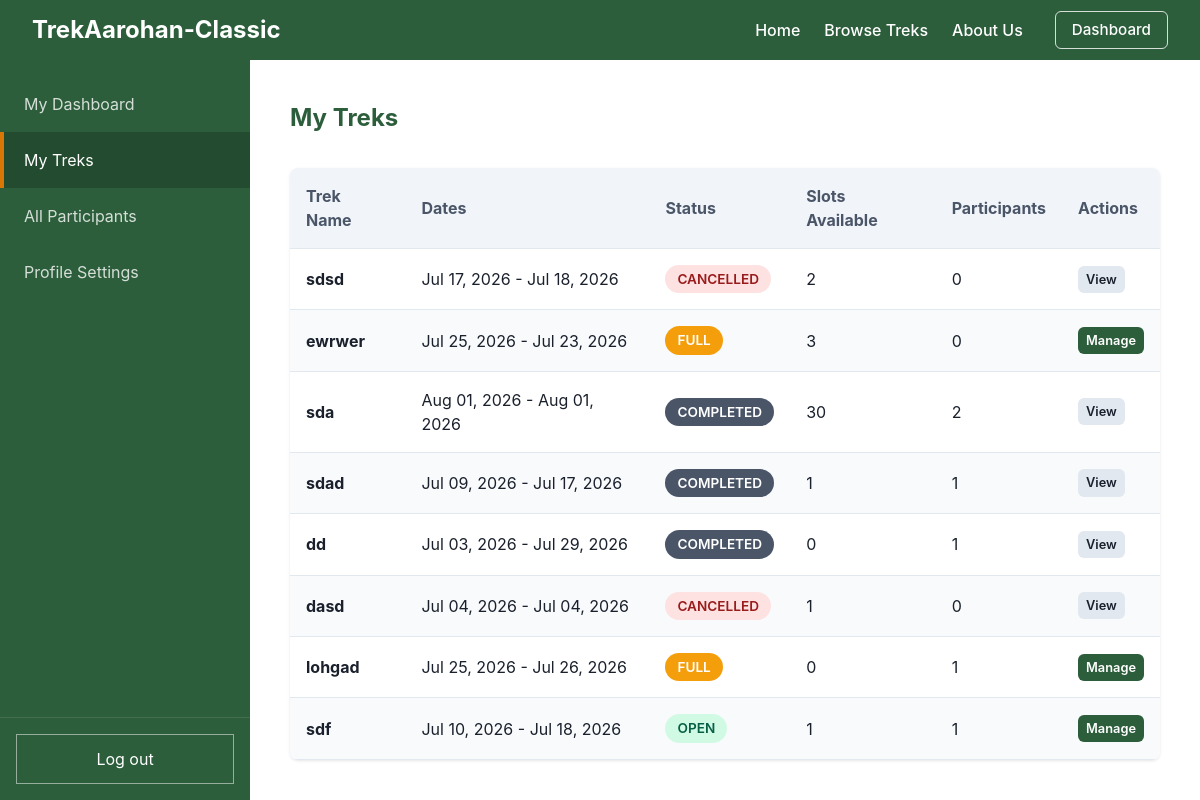
Before: /staff/treks (signed in) with the older database file.
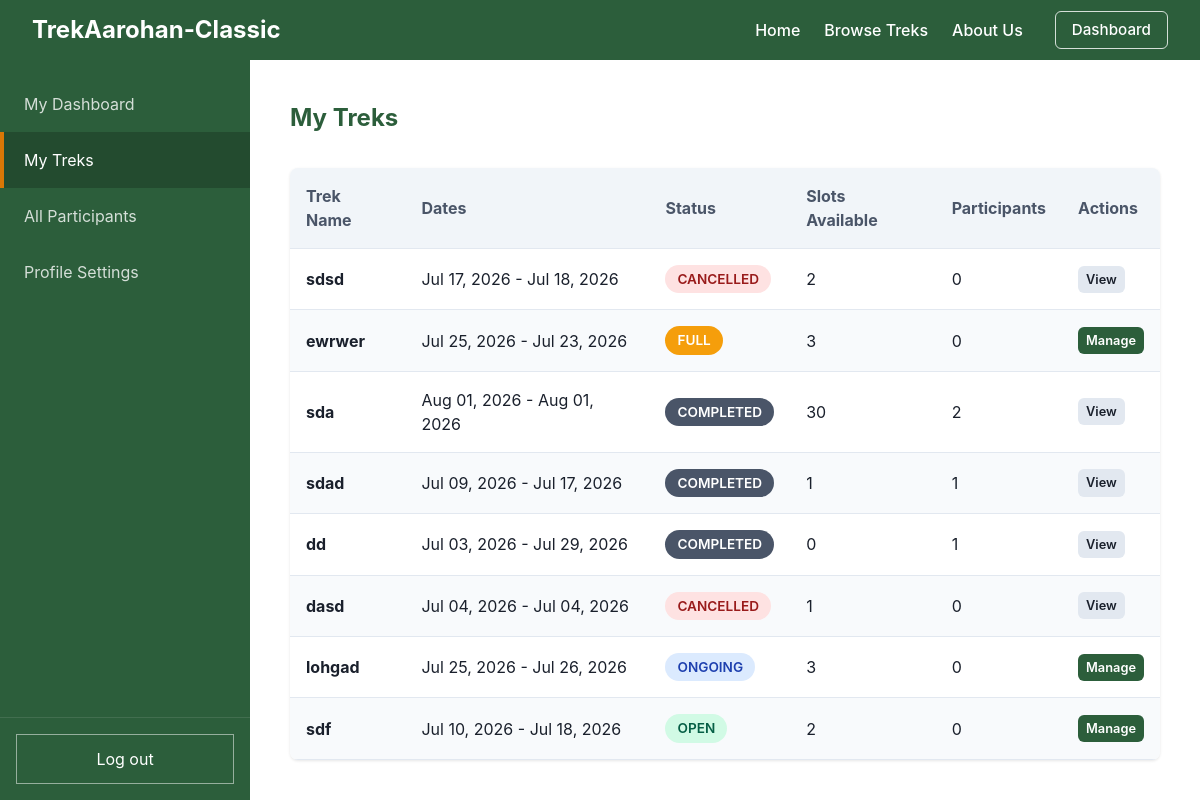
After: the same page with the newer database file.
### models.py (models this page shows)
class Trek(db.Model):
    __tablename__ = "trek"
    id = db.Column(db.Integer, primary_key=True, autoincrement=True)
    name = db.Column(db.String(100), nullable=False)
    description = db.Column(db.Text, nullable=True)
    difficulty = db.Column(db.String(20), nullable=False)  # "easy", "medium", "hard"
    location = db.Column(db.String(100), nullable=False)
    slots_available = db.Column(db.Integer, nullable=False)
    start_date = db.Column(db.Date, nullable=False)
    end_date = db.Column(db.Date, nullable=False)
    status = db.Column(db.String(20), default="open", nullable=False)  # "open", "full", "ongoing", "completed", "cancelled"
    assigned_staff_id = db.Column(db.Integer, db.ForeignKey("user.id"), nullable=False)
    cover_image = db.Column(db.String(255), nullable=True)
    price = db.Column(db.Float, default=0.0, nullable=False)
    bookings = db.relationship("Booking", backref="trek", lazy=True)

### app.py (the view)
    @app.route("/staff/treks")
    @login_required
    def staff_treks():
        if current_user.role != 1 or not current_user.is_approved:
            return redirect(url_for("home"))
        treks = Trek.query.filter_by(assigned_staff_id=current_user.id).all()
        return render_template("staff_treks.html", treks=treks)

### templates/staff_treks.html
{% extends "staff_base.html" %}
{% set active_page = "treks" %}
{% block dashboard_content %}
    <div style="display: flex; justify-content: space-between; align-items: center; margin-bottom: 2rem;">
        <h2 style="margin: 0; color: var(--primary-color);">My Treks</h2>
    </div>
    <div class="data-table-wrapper">
        <table class="data-table">
            <thead>
                <tr>
                    <th>Trek Name</th>
                    <th>Dates</th>
                    <th>Status</th>
                    <th>Slots Available</th>
                    <th>Participants</th>
                    <th>Actions</th>
                </tr>
            </thead>
            <tbody>
                {% for trek in treks %}
                <tr>
                    <td><strong>{{ trek.name }}</strong></td>
                    <td>{{ trek.start_date.strftime("%b %d, %Y") }} - {{ trek.end_date.strftime("%b %d, %Y") }}</td>
                    <td><span class="badge badge-{{ trek.status }}">{{ trek.status|capitalize }}</span></td>
                    <td>{{ trek.slots_available }}</td>
                    <td>{{ trek.bookings | selectattr("status", "in", ["booked", "completed"]) | list | length }}</td>
                    <td>
                        {% if trek.status in ["completed", "cancelled"] %}
                        <a href="{{ url_for('staff_trek_manage', trek_id=trek.id) }}" class="btn btn-secondary" style="padding: 0.25rem 0.5rem; font-size: 0.8rem;">View</a>
                        {% else %}
                        <a href="{{ url_for('staff_trek_manage', trek_id=trek.id) }}" class="btn btn-primary" style="padding: 0.25rem 0.5rem; font-size: 0.8rem;">Manage</a>
                        {% endif %}
                    </td>
                </tr>
                {% else %}
                <tr>
                    <td colspan="5" style="text-align: center; color: var(--secondary-color);">You have no assigned treks.</td>
                </tr>
                {% endfor %}
            </tbody>
        </table>
    </div>
{% endblock %}

### templates/staff_base.html
{% extends "base_dashboard.html" %}
{% block sidebar_top %}
    <a href="{{ url_for('staff_dashboard') }}" class="{% if active_page == 'dashboard' %}active{% endif %}">My Dashboard</a>
    <a href="{{ url_for('staff_treks') }}" class="{% if active_page == 'treks' %}active{% endif %}">My Treks</a>
    <a href="{{ url_for('staff_participants') }}" class="{% if active_page == 'participants' %}active{% endif %}">All Participants</a>
    <a href="{{ url_for('staff_profile') }}" class="{% if active_page == 'profile' %}active{% endif %}">Profile Settings</a>
{% endblock %}

### templates/base_dashboard.html (shortened to what this page needs)
{% extends "base.html" %}
{% block main_container %}
<div style="display: flex; height: calc(100vh - 60px); flex-grow: 1;">
    <div class="sidebar">
        <div class="sidebar-links">
            {% block sidebar_top %}
            {% endblock %}
        </div>
        <div class="sidebar-bottom">
            <a href="{{ url_for('logout') }}">Log out</a>
        </div>
    </div>
    <div style="flex-grow: 1; background: white; padding: 2.5rem; overflow-y: auto;">
        {% block dashboard_content %}
        {% endblock %}
    </div>
</div>
{% endblock %}

### templates/base.html (shortened to what this page needs)
<!DOCTYPE html>
<html lang="en">
<head>
    <link rel="stylesheet" href="{{ url_for('static', filename='css/style.css') }}">
</head>
<body style="display: flex; flex-direction: column; min-height: 100vh;">
    <div class="top-navbar">
        <a href="/" style="text-decoration: none;">
            <h2 style="margin:0; color: white;">TrekAarohan-Classic</h2>
        </a>
        <div class="nav-links" style="display: flex; align-items: center;">
            <a href="/">Home</a>
            <a href="{{ url_for('public_treks') }}">Browse Treks</a>
            <a href="{{ url_for('public_about') }}">About Us</a>
            {% if current_user.is_authenticated %}
                {% if current_user.role == 2 %}
                    <a href="{{ url_for('admin_dashboard') }}" class="btn btn-outline" style="margin-left: 2rem; padding: 0.4rem 1rem;">Dashboard</a>
                {% elif current_user.role == 1 %}
                    <a href="{{ url_for('staff_dashboard') }}" class="btn btn-outline" style="margin-left: 2rem; padding: 0.4rem 1rem;">Dashboard</a>
                {% else %}
                    <a href="{{ url_for('trekker_dashboard') }}" class="btn btn-outline" style="margin-left: 2rem; padding: 0.4rem 1rem;">Dashboard</a>
                {% endif %}
            {% else %}
                <a href="{{ url_for('login') }}" class="btn btn-outline" style="margin-left: 2rem; padding: 0.4rem 1rem;">Login</a>
                <a href="{{ url_for('register') }}" class="btn btn-accent" style="margin-left: 1rem; padding: 0.5rem 1rem;">Register</a>
            {% endif %}
        </div>
    </div>
    {% block main_container %}{% endblock %}
</body>
</html>

### static/css/style.css (style rules this page uses)
:root { --primary-color: #2C5E3B; --secondary-color: #4A5568; --accent-color: #D97706; --accent-dark: #B45309; --bg-color: #F9FAFB; --text-color: #1A202C; --border-color: #E2E8F0; --danger-color: #DC2626; }
body { margin: 0; font-family: -apple-system, BlinkMacSystemFont, "Segoe UI", Roboto, Helvetica, Arial, sans-serif; background-color: var(--bg-color); color: var(--text-color); line-height: 1.5; }
h1, h2 { margin-top: 0; color: var(--primary-color); }
.btn { display: inline-block; padding: 0.75rem 1.5rem; border-radius: 6px; font-weight: 600; text-align: center; cursor: pointer; border: none; transition: transform 0.15s ease, box-shadow 0.15s ease; text-decoration: none; font-size: 0.95rem; }
.btn-outline { background-color: transparent; color: white; border: 1px solid rgba(255,255,255,0.8); }
.btn-primary { background-color: var(--primary-color); color: white; }
.btn-secondary { background-color: #E2E8F0; color: var(--text-color); }
.badge { padding: 0.25rem 0.75rem; border-radius: 9999px; font-size: 0.85rem; font-weight: 600; text-transform: uppercase; display: inline-block; }
.badge-open, .badge-active, .badge-approved { background-color: #D1FAE5; color: #065F46; }
.badge-closed, .badge-cancelled, .badge-blacklisted { background-color: #FEE2E2; color: #991B1B; }
.badge-full { background-color: #F59E0B; color: white; }
.badge-completed { background-color: var(--secondary-color); color: white; }
.badge-ongoing { background-color: #DBEAFE; color: #1E40AF; }
.data-table-wrapper { overflow-x: auto; background: white; border-radius: 8px; box-shadow: 0 1px 3px rgba(0,0,0,0.1); }
.data-table { width: 100%; border-collapse: collapse; }
.data-table th, .data-table td { padding: 1rem; text-align: left; border-bottom: 1px solid var(--border-color); }
.data-table th { background-color: #F1F5F9; color: var(--secondary-color); position: sticky; top: 0; }
.data-table tr:nth-child(even) { background-color: #F8FAFC; }
.top-navbar { background-color: var(--primary-color); color: white; display: flex; justify-content: space-between; align-items: center; padding: 0 2rem; height: 60px; box-shadow: 0 1px 3px rgba(0,0,0,0.1); }
.top-navbar .nav-links a { color: white; text-decoration: none; margin-left: 1.5rem; font-weight: 500; }
.sidebar { width: 250px; background-color: var(--primary-color); display: flex; flex-direction: column; justify-content: space-between; flex-shrink: 0; }
.sidebar-links { display: flex; flex-direction: column; padding-top: 1rem; }
.sidebar-links a { color: white; text-decoration: none; padding: 1rem 1.5rem; opacity: 0.8; display: block; box-sizing: border-box; }
.sidebar-links a:hover, .sidebar-links a.active { background-color: rgba(0,0,0,0.2); opacity: 1; border-left: 4px solid var(--accent-color); padding-left: calc(1.5rem - 4px); }
.sidebar-bottom { padding: 1rem; border-top: 1px solid rgba(255,255,255,0.1); }
.sidebar-bottom a { color: white; text-decoration: none; padding: 0.75rem 1.5rem; display: block; text-align: center; border: 1px solid rgba(255,255,255,0.5); transition: all 0.2s; }

Changed rows visible on the page:
changed Trek "lohgad": status "FULL" → "ONGOING"; slots_available "0" → "3"; bookings|selectattr "1" → "0"
changed Trek "sdf": slots_available "1" → "2"; bookings|selectattr "1" → "0"
